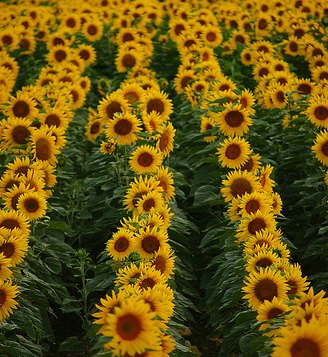
%> input picture 2/hw2/data/sunflowers.jpg, 328 x 357 px
$ octave main2.m   (GNU Octave 9; MATLAB toolbox functions it lacks are replaced by stand-ins)
%> lines starting %> are read from the running program, lines starting %| are printed output that depends on the picture
img = imread('../data/sunflowers.jpg');
%> img is the input picture: size 357x328x3 uint8; mean R, G, B 104.4, 83.8, 10.8
im2 = rgb2gray(img);
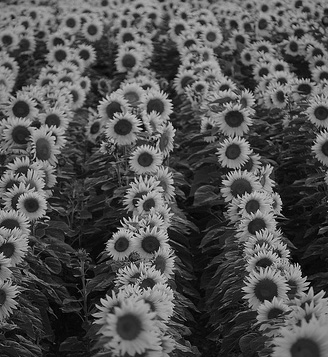
%> im2: size 357x328 uint8; min 0, max 226, mean 81.7
img = double(rgb2gray(img));
%> img: size 357x328 double

dims = size(img);
%> dims = [357 328]


tic();


n = 10;

response = [];

for i = 1:n
    sigma = 2 * (2^(1/4))^i;
    k = ceil(6*sigma+1);
    log = fspecial('log',k,sigma);
    log = sigma.^2 * log;
    temp = imfilter(img,log,'replicate');
    temp = temp.^2;
    response = cat(3,response,temp);
end
%> this loop made 10 passes
%> pass 1, `temp = imfilter(img,log,'replicate');`:
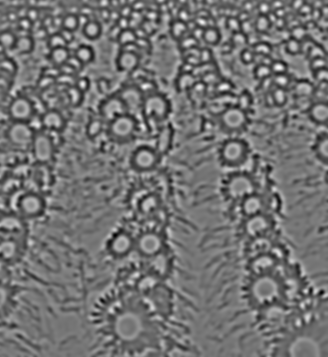
%> temp: size 357x328 double; min -62.89, max 75.65, mean 0; drawn with min black and max white
%> pass 1, `temp = temp.^2;`:
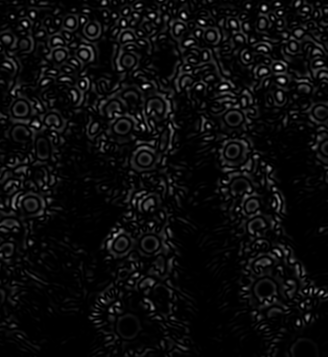
%> temp: size 357x328 double; min 3.57e-08, max 5722.8, mean 266.6; drawn with min black and max white


toc();


maxima = zeros(size(response));

for j = 1:n
    maxima(:,:,j) = ordfilt2(response(:,:,j),9,true(3),'symmetric');
end

local = [];

for k = 1:n
    plane = maxima(:,:,k);
    local = cat(2,local,plane(:));
end
%> this loop made 10 passes
%> pass 1, `plane = maxima(:,:,k);`:
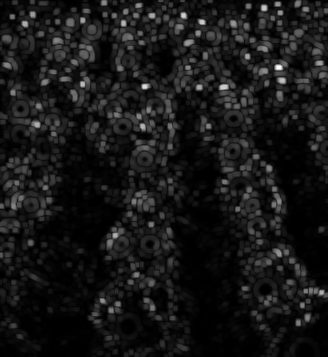
%> plane: size 357x328 double; min 0.126, max 5722.8, mean 521.5; drawn with min black and max white
%> pass 2, `plane = maxima(:,:,k);`:
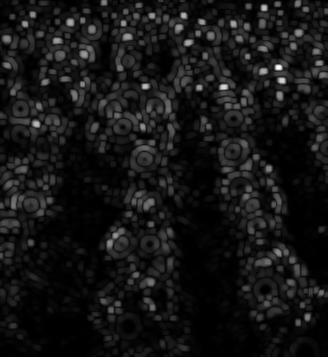
%> plane: size 357x328 double; min 0.159, max 6235, mean 523.3; drawn with min black and max white
%> pass 3, `plane = maxima(:,:,k);`:
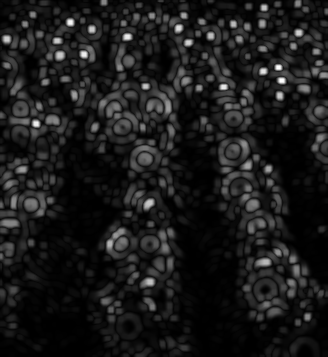
%> plane: size 357x328 double; min 0.127, max 4895.8, mean 512.3; drawn with min black and max white

local_max = max(local,[],2);
max_plane = reshape(local_max,dims);
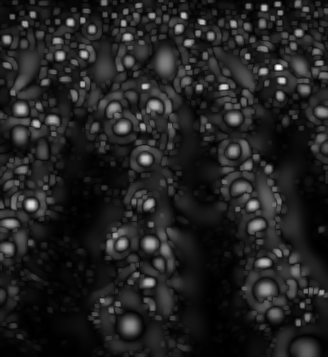
%> max_plane: size 357x328 double; min 3.38, max 6235, mean 842.2; drawn with min black and max white
maxmap = (max_plane == response);
result = max_plane .* maxmap;
result_vals = find(result);
%> result_vals = 1625 values from 4 to 1170913
threshold = sqrt(mean(result_vals))+sqrt(std(result_vals));
%> threshold = 947
threshmap = result > threshold;
result = result .* threshmap;

indices = [];
for l = 1:n
    [r,c] = find(result(:,:,l));
    l_vect = repmat(sqrt(l^2),size(r,1),1);
    plane_indices = cat(2,r(:),c(:),l_vect(:));
    indices = cat(1,indices,plane_indices);
end
%> this loop made 10 passes
%> (r, c, l_vect) on passes 7 to 10: ([136; 239; 94; 169; 111; 53; 244; 82; 233; 68], [21; 21; 30; 39; 65; 142; 150; 248; 272; 301], [7; 7; 7; 7; 7; 7; 7; 7; 7; 7]), ([171; 140; 50; 346; 123; 203; 60; 290; 357; 228; 133], [40; 59; 106; 118; 162; 184; 227; 267; 282; 288; 328], [8; 8; 8; 8; 8; 8; 8; 8; 8; 8; 8]), ([319; 300; 326; 298; 121; 78; 339; 181; 273; 227; 95], [107; 131; 131; 166; 185; 246; 284; 285; 289; 290; 328], [9; 9; 9; 9; 9; 9; 9; 9; 9; 9; 9]), ([66; 176; 70; 340; 220; 64; 199; 180; 272; 226; 353], [29; 41; 105; 155; 162; 166; 268; 287; 287; 293; 307], [10; 10; 10; 10; 10; 10; 10; 10; 10; 10; 10])
%> after the loop, indices = 765 rows, first 12: [82 2 1; 207 2 1; 122 3 1; 230 3 1; 169 4 1; 117 5 1; 204 8 1; 54 11 1; 166 11 1; 161 12 1; 240 12 1; 17 13 1]

% show_all_circles(im2,indices(:,2),indices(:,1),indices(:,3))

$ run again, with 2/hw2/data/butterfly.jpg copied over 2/hw2/data/sunflowers.jpg
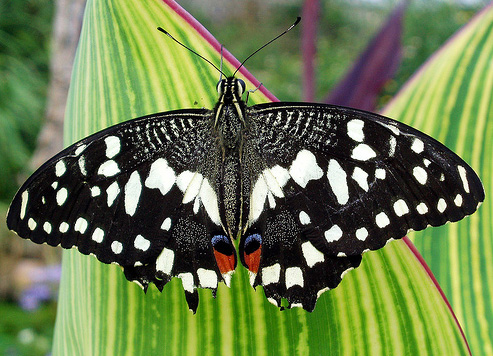
%> input picture 2/hw2/data/butterfly.jpg, 493 x 356 px
%> img is the input picture: size 356x493x3 uint8; mean R, G, B 106.9, 123.5, 76.9
%> img: size 356x493 double
%> the loop `for i = 1:n` made 10 passes
%> pass 1, `temp = imfilter(img,log,'replicate');`:
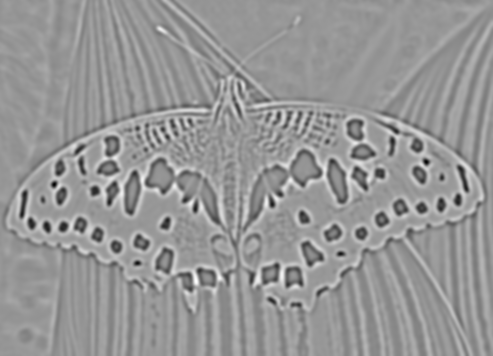
%> temp: size 356x493 double; min -149.5, max 103.6, mean 0; drawn with min black and max white
%> `max_plane = reshape(local_max,dims);`:
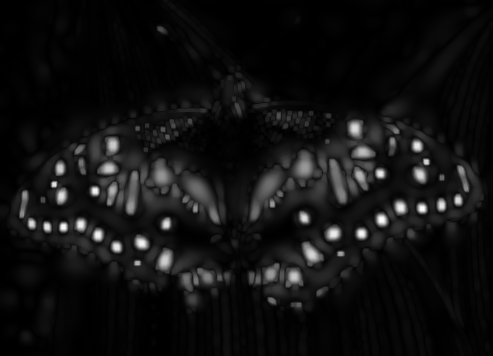
%> max_plane: size 356x493 double; min 1.85, max 25246.3, mean 1733.3; drawn with min black and max white
%> result_vals = 1615 values from 1 to 1754936
%> threshold = 1305.4
%> after the loop `for l = 1:n`: indices = 662 rows, first 12: [211 7 1; 227 10 1; 233 14 1; 190 22 1; 214 23 1; 206 24 1; 220 26 1; 217 27 1; 241 29 1; 203 30 1; 197 31 1; 218 36 1]

$ run again, with 2/hw2/data/einstein.jpg copied over 2/hw2/data/sunflowers.jpg
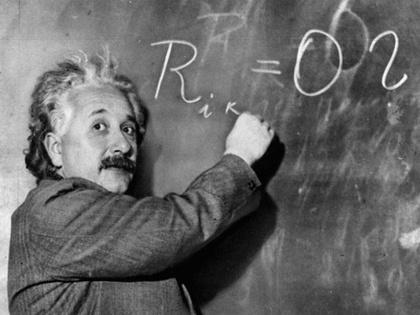
%> input picture 2/hw2/data/einstein.jpg, 420 x 315 px, shrunk from 640 x 480 before the run
%> img is the input picture: size 315x420x3 uint8; min 0, max 255, mean 104.2
%> img: size 315x420 double
%> `max_plane = reshape(local_max,dims);`:
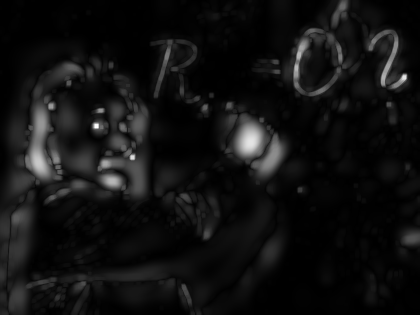
%> max_plane: size 315x420 double; min 1.11, max 7017.2, mean 485.8; drawn with min black and max white
%> result_vals = 1197 values from 4 to 1322947
%> threshold = 1058.8
%> the loop `for l = 1:n` made 10 passes
%> (r, c, l_vect) on passes 4, 8, 9: ([160; 287; 73; 65; 125; 138; 120; 79; 120], [57; 80; 91; 98; 115; 140; 233; 393; 393], [4; 4; 4; 4; 4; 4; 4; 4; 4]), ([138; 182; 182; 112; 144; 239], [21; 25; 113; 118; 120; 413], [8; 8; 8; 8; 8; 8]), ([297; 135; 251; 125; 187; 252; 156], [18; 19; 19; 42; 139; 271; 274], [9; 9; 9; 9; 9; 9; 9])
%> after the loop `for l = 1:n`: indices = 229 rows, first 12: [256 11 1; 200 22 1; 164 23 1; 289 25 1; 144 27 1; 133 28 1; 286 30 1; 129 32 1; 285 33 1; 182 38 1; 283 41 1; 282 45 1]
